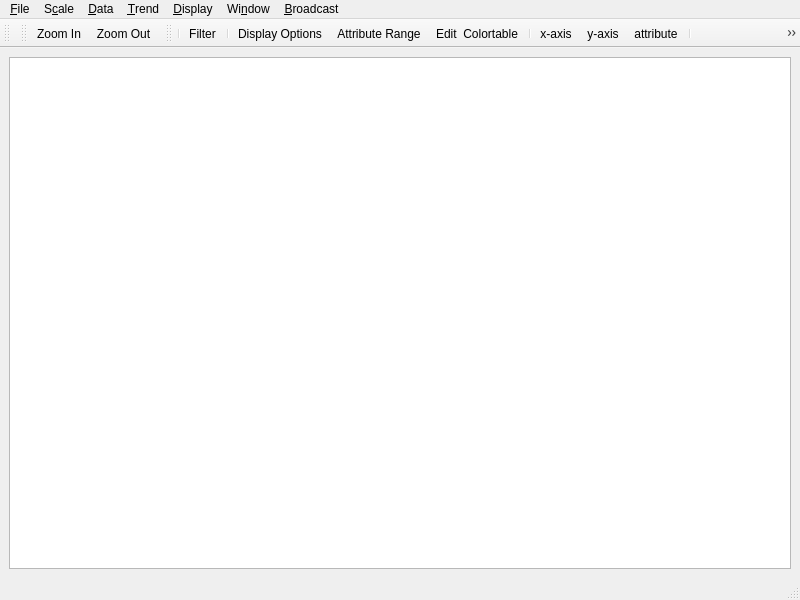
<?xml version="1.0" encoding="UTF-8"?>
<ui version="4.0">
 <class>CrossplotViewer</class>
 <widget class="QMainWindow" name="CrossplotViewer">
  <property name="geometry">
   <rect>
    <x>0</x>
    <y>0</y>
    <width>800</width>
    <height>600</height>
   </rect>
  </property>
  <property name="windowTitle">
   <string>MainWindow</string>
  </property>
  <property name="windowIcon">
   <iconset resource="../ProjectViewer/icons.qrc">
    <normaloff>:/icons/images/logo_fs_64x64.png</normaloff>:/icons/images/logo_fs_64x64.png</iconset>
  </property>
  <widget class="QWidget" name="centralwidget">
   <layout class="QVBoxLayout" name="verticalLayout">
    <item>
     <widget class="CrossplotView" name="crossplotView"/>
    </item>
   </layout>
  </widget>
  <widget class="QMenuBar" name="menubar">
   <property name="geometry">
    <rect>
     <x>0</x>
     <y>0</y>
     <width>800</width>
     <height>25</height>
    </rect>
   </property>
   <widget class="QMenu" name="menu_File">
    <property name="title">
     <string>&amp;File</string>
    </property>
    <addaction name="actionE_xit"/>
   </widget>
   <widget class="QMenu" name="menu_View">
    <property name="title">
     <string>S&amp;cale</string>
    </property>
    <addaction name="actionZoom_In"/>
    <addaction name="actionZoom_Out"/>
    <addaction name="actionZoom_Fit_Window"/>
   </widget>
   <widget class="QMenu" name="menu_Display">
    <property name="title">
     <string>&amp;Display</string>
    </property>
    <addaction name="separator"/>
    <addaction name="actionDisplay_Options"/>
    <addaction name="actionAttribute_Colortable"/>
    <addaction name="actionAttribute_Range"/>
    <addaction name="separator"/>
    <addaction name="actionDisplay_Trend_Line"/>
    <addaction name="actionDetailed_Point_Information"/>
   </widget>
   <widget class="QMenu" name="menu_Broadcast">
    <property name="title">
     <string>&amp;Broadcast</string>
    </property>
    <addaction name="action_Receive_CDPs"/>
    <addaction name="action_Dispatch_CDPs"/>
   </widget>
   <widget class="QMenu" name="menuTrenss">
    <property name="title">
     <string>&amp;Trend</string>
    </property>
    <widget class="QMenu" name="menu_Compute_Trend">
     <property name="title">
      <string>&amp;Compute Trend</string>
     </property>
     <addaction name="actionCompute_Trend_From_Loaded_Data"/>
     <addaction name="actionCompute_Trend_From_Displayed_Data"/>
     <addaction name="actionCompute_Trend_From_Selected_Data"/>
    </widget>
    <addaction name="menu_Compute_Trend"/>
    <addaction name="action_Pick_Trend"/>
    <addaction name="actionSet_Angle"/>
    <addaction name="separator"/>
    <addaction name="action_Flatten_Trend"/>
   </widget>
   <widget class="QMenu" name="menu_Data">
    <property name="title">
     <string>&amp;Data</string>
    </property>
    <widget class="QMenu" name="menuHistogram">
     <property name="title">
      <string>&amp;Histogram</string>
     </property>
     <addaction name="action_HistogramXAxis"/>
     <addaction name="action_HistogramYAxis"/>
     <addaction name="action_HistogramAttribute"/>
    </widget>
    <addaction name="actionSelect_By_Inline_Crossline_Ranges"/>
    <addaction name="separator"/>
    <addaction name="separator"/>
    <addaction name="menuHistogram"/>
   </widget>
   <widget class="QMenu" name="menu_Window">
    <property name="title">
     <string>Wi&amp;ndow</string>
    </property>
   </widget>
   <addaction name="menu_File"/>
   <addaction name="menu_View"/>
   <addaction name="menu_Data"/>
   <addaction name="menuTrenss"/>
   <addaction name="menu_Display"/>
   <addaction name="menu_Window"/>
   <addaction name="menu_Broadcast"/>
  </widget>
  <widget class="QStatusBar" name="statusbar"/>
  <widget class="QToolBar" name="mouseToolBar">
   <property name="windowTitle">
    <string>Mouse Mode Toolbar</string>
   </property>
   <attribute name="toolBarArea">
    <enum>TopToolBarArea</enum>
   </attribute>
   <attribute name="toolBarBreak">
    <bool>false</bool>
   </attribute>
  </widget>
  <widget class="QToolBar" name="zoomToolBar">
   <property name="windowTitle">
    <string>zoomToolBar</string>
   </property>
   <attribute name="toolBarArea">
    <enum>TopToolBarArea</enum>
   </attribute>
   <attribute name="toolBarBreak">
    <bool>false</bool>
   </attribute>
   <addaction name="actionZoom_In"/>
   <addaction name="actionZoom_Out"/>
  </widget>
  <widget class="QToolBar" name="mainToolBar">
   <property name="windowTitle">
    <string>General Toolbar</string>
   </property>
   <attribute name="toolBarArea">
    <enum>TopToolBarArea</enum>
   </attribute>
   <attribute name="toolBarBreak">
    <bool>false</bool>
   </attribute>
   <addaction name="separator"/>
   <addaction name="actionSelect_By_Inline_Crossline_Ranges"/>
   <addaction name="separator"/>
   <addaction name="actionDisplay_Options"/>
   <addaction name="actionAttribute_Range"/>
   <addaction name="actionAttribute_Colortable"/>
   <addaction name="separator"/>
   <addaction name="action_HistogramXAxis"/>
   <addaction name="action_HistogramYAxis"/>
   <addaction name="action_HistogramAttribute"/>
   <addaction name="separator"/>
   <addaction name="action_Receive_CDPs"/>
   <addaction name="action_Dispatch_CDPs"/>
  </widget>
  <action name="actionE_xit">
   <property name="text">
    <string>E&amp;xit</string>
   </property>
   <property name="shortcut">
    <string>Ctrl+X</string>
   </property>
  </action>
  <action name="actionZoom_In">
   <property name="icon">
    <iconset resource="../ProjectViewer/icons.qrc">
     <normaloff>:/icons/Zoom-Plus-icon.png</normaloff>:/icons/Zoom-Plus-icon.png</iconset>
   </property>
   <property name="text">
    <string>Zoom &amp;In</string>
   </property>
   <property name="shortcut">
    <string>Ctrl++</string>
   </property>
  </action>
  <action name="actionZoom_Out">
   <property name="icon">
    <iconset resource="../ProjectViewer/icons.qrc">
     <normaloff>:/icons/Zoom-Minus-icon.png</normaloff>:/icons/Zoom-Minus-icon.png</iconset>
   </property>
   <property name="text">
    <string>Zoom &amp;Out</string>
   </property>
   <property name="shortcut">
    <string>Ctrl+-</string>
   </property>
  </action>
  <action name="actionZoom_Fit_Window">
   <property name="text">
    <string>Zoom &amp;Fit Window</string>
   </property>
   <property name="shortcut">
    <string>Ctrl+0</string>
   </property>
  </action>
  <action name="actionSelect_Data_by_Geometry">
   <property name="text">
    <string>Select Inline and Crossline &amp;Ranges</string>
   </property>
  </action>
  <action name="actionDisplay_Options">
   <property name="icon">
    <iconset resource="../ProjectViewer/icons.qrc">
     <normaloff>:/icons/images/display-options-icon-32x32.png</normaloff>:/icons/images/display-options-icon-32x32.png</iconset>
   </property>
   <property name="text">
    <string>Display &amp;Options</string>
   </property>
   <property name="shortcut">
    <string>Ctrl+O</string>
   </property>
  </action>
  <action name="action_Receive_CDPs">
   <property name="checkable">
    <bool>true</bool>
   </property>
   <property name="checked">
    <bool>true</bool>
   </property>
   <property name="icon">
    <iconset resource="../ProjectViewer/icons.qrc">
     <normaloff>:/icons/images/receive-icon-32x32.png</normaloff>:/icons/images/receive-icon-32x32.png</iconset>
   </property>
   <property name="text">
    <string>&amp;Receive CDPs</string>
   </property>
  </action>
  <action name="action_Dispatch_CDPs">
   <property name="checkable">
    <bool>true</bool>
   </property>
   <property name="checked">
    <bool>true</bool>
   </property>
   <property name="icon">
    <iconset resource="../ProjectViewer/icons.qrc">
     <normaloff>:/icons/images/send-icon-32x32.png</normaloff>:/icons/images/send-icon-32x32.png</iconset>
   </property>
   <property name="text">
    <string>&amp;Dispatch CDPs</string>
   </property>
  </action>
  <action name="action_Pick_Trend">
   <property name="text">
    <string>&amp;Pick Trend</string>
   </property>
  </action>
  <action name="action_Flatten_Trend">
   <property name="checkable">
    <bool>true</bool>
   </property>
   <property name="text">
    <string>&amp;Flatten Trend</string>
   </property>
  </action>
  <action name="actionSelect_By_Inline_Crossline_Ranges">
   <property name="icon">
    <iconset resource="../ProjectViewer/icons.qrc">
     <normaloff>:/icons/images/select-range2-icon-32x32.png</normaloff>:/icons/images/select-range2-icon-32x32.png</iconset>
   </property>
   <property name="text">
    <string>&amp;Filter</string>
   </property>
  </action>
  <action name="actionDisplay_Trend_Line">
   <property name="checkable">
    <bool>true</bool>
   </property>
   <property name="text">
    <string>Display &amp;Trend Line</string>
   </property>
  </action>
  <action name="actionCompute_Trend_From_Loaded_Data">
   <property name="text">
    <string>&amp;From Loaded Data</string>
   </property>
  </action>
  <action name="actionCompute_Trend_From_Displayed_Data">
   <property name="text">
    <string>From &amp;Displayed Data</string>
   </property>
  </action>
  <action name="actionCompute_Trend_From_Selected_Data">
   <property name="text">
    <string>From &amp;Selected Data</string>
   </property>
  </action>
  <action name="actionAttribute_Colortable">
   <property name="icon">
    <iconset resource="../ProjectViewer/icons.qrc">
     <normaloff>:/icons/images/colortable-icon-32x32.png</normaloff>:/icons/images/colortable-icon-32x32.png</iconset>
   </property>
   <property name="text">
    <string>Edit  &amp;Colortable</string>
   </property>
  </action>
  <action name="actionAttribute_Range">
   <property name="icon">
    <iconset resource="../ProjectViewer/icons.qrc">
     <normaloff>:/icons/images/select-range-icon-32x32.png</normaloff>:/icons/images/select-range-icon-32x32.png</iconset>
   </property>
   <property name="text">
    <string>Attribute &amp;Range</string>
   </property>
  </action>
  <action name="actionSet_Angle">
   <property name="text">
    <string>&amp;Edit  Trend</string>
   </property>
  </action>
  <action name="action_HistogramXAxis">
   <property name="icon">
    <iconset resource="../ProjectViewer/icons.qrc">
     <normaloff>:/icons/images/histogram-x-axis-icon-32x32.png</normaloff>:/icons/images/histogram-x-axis-icon-32x32.png</iconset>
   </property>
   <property name="text">
    <string>&amp;x-axis</string>
   </property>
  </action>
  <action name="action_HistogramYAxis">
   <property name="icon">
    <iconset resource="../ProjectViewer/icons.qrc">
     <normaloff>:/icons/images/histogram-y-axis-icon-32x32.png</normaloff>:/icons/images/histogram-y-axis-icon-32x32.png</iconset>
   </property>
   <property name="text">
    <string>&amp;y-axis</string>
   </property>
  </action>
  <action name="action_HistogramAttribute">
   <property name="icon">
    <iconset resource="../ProjectViewer/icons.qrc">
     <normaloff>:/icons/images/histogram-points-icon-32x32.png</normaloff>:/icons/images/histogram-points-icon-32x32.png</iconset>
   </property>
   <property name="text">
    <string>&amp;attribute</string>
   </property>
  </action>
  <action name="actionDetailed_Point_Information">
   <property name="checkable">
    <bool>true</bool>
   </property>
   <property name="checked">
    <bool>true</bool>
   </property>
   <property name="text">
    <string>&amp;Detailed Point Information</string>
   </property>
   <property name="shortcut">
    <string>Ctrl+D</string>
   </property>
  </action>
  <action name="actionFilter_By_Attribute">
   <property name="text">
    <string>Filter By &amp;Attribute</string>
   </property>
  </action>
 </widget>
 <customwidgets>
  <customwidget>
   <class>CrossplotView</class>
   <extends>QGraphicsView</extends>
   <header>crossplotview.h</header>
  </customwidget>
 </customwidgets>
 <resources>
  <include location="../ProjectViewer/icons.qrc"/>
 </resources>
 <connections>
  <connection>
   <sender>actionE_xit</sender>
   <signal>triggered()</signal>
   <receiver>CrossplotViewer</receiver>
   <slot>close()</slot>
   <hints>
    <hint type="sourcelabel">
     <x>-1</x>
     <y>-1</y>
    </hint>
    <hint type="destinationlabel">
     <x>399</x>
     <y>299</y>
    </hint>
   </hints>
  </connection>
 </connections>
</ui>
